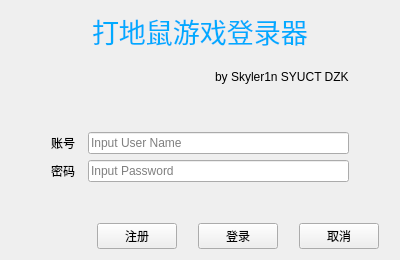
<?xml version="1.0" encoding="UTF-8"?>
<ui version="4.0">
 <class>Login</class>
 <widget class="QWidget" name="Login">
  <property name="geometry">
   <rect>
    <x>0</x>
    <y>0</y>
    <width>400</width>
    <height>260</height>
   </rect>
  </property>
  <property name="windowTitle">
   <string>登录</string>
  </property>
  <layout class="QVBoxLayout" name="verticalLayout_2">
   <item>
    <layout class="QVBoxLayout" name="verticalLayout">
     <item>
      <layout class="QHBoxLayout" name="horizontalLayout_2">
       <item>
        <spacer name="horizontalSpacer">
         <property name="orientation">
          <enum>Qt::Orientation::Horizontal</enum>
         </property>
         <property name="sizeHint" stdset="0">
          <size>
           <width>40</width>
           <height>20</height>
          </size>
         </property>
        </spacer>
       </item>
       <item>
        <widget class="QLabel" name="label">
         <property name="font">
          <font>
           <family>黑体</family>
           <pointsize>20</pointsize>
           <strikeout>false</strikeout>
          </font>
         </property>
         <property name="styleSheet">
          <string notr="true">color: rgb(0, 170, 255)</string>
         </property>
         <property name="text">
          <string>打地鼠游戏登录器</string>
         </property>
        </widget>
       </item>
       <item>
        <spacer name="horizontalSpacer_2">
         <property name="orientation">
          <enum>Qt::Orientation::Horizontal</enum>
         </property>
         <property name="sizeHint" stdset="0">
          <size>
           <width>40</width>
           <height>20</height>
          </size>
         </property>
        </spacer>
       </item>
      </layout>
     </item>
     <item>
      <layout class="QHBoxLayout" name="horizontalLayout_4">
       <property name="spacing">
        <number>2</number>
       </property>
       <item>
        <spacer name="horizontalSpacer_9">
         <property name="orientation">
          <enum>Qt::Orientation::Horizontal</enum>
         </property>
         <property name="sizeHint" stdset="0">
          <size>
           <width>20</width>
           <height>9</height>
          </size>
         </property>
        </spacer>
       </item>
       <item>
        <widget class="QLabel" name="label_4">
         <property name="text">
          <string>by Skyler1n SYUCT DZK</string>
         </property>
        </widget>
       </item>
       <item>
        <spacer name="horizontalSpacer_10">
         <property name="orientation">
          <enum>Qt::Orientation::Horizontal</enum>
         </property>
         <property name="sizeType">
          <enum>QSizePolicy::Policy::Minimum</enum>
         </property>
         <property name="sizeHint" stdset="0">
          <size>
           <width>40</width>
           <height>9</height>
          </size>
         </property>
        </spacer>
       </item>
      </layout>
     </item>
    </layout>
   </item>
   <item>
    <spacer name="verticalSpacer">
     <property name="orientation">
      <enum>Qt::Orientation::Vertical</enum>
     </property>
     <property name="sizeType">
      <enum>QSizePolicy::Policy::Fixed</enum>
     </property>
     <property name="sizeHint" stdset="0">
      <size>
       <width>20</width>
       <height>30</height>
      </size>
     </property>
    </spacer>
   </item>
   <item>
    <layout class="QHBoxLayout" name="horizontalLayout_3">
     <item>
      <spacer name="horizontalSpacer_5">
       <property name="orientation">
        <enum>Qt::Orientation::Horizontal</enum>
       </property>
       <property name="sizeType">
        <enum>QSizePolicy::Policy::Minimum</enum>
       </property>
       <property name="sizeHint" stdset="0">
        <size>
         <width>40</width>
         <height>20</height>
        </size>
       </property>
      </spacer>
     </item>
     <item>
      <layout class="QFormLayout" name="formLayout">
       <item row="0" column="0">
        <widget class="QLabel" name="label_2">
         <property name="text">
          <string>账号  </string>
         </property>
        </widget>
       </item>
       <item row="0" column="1">
        <widget class="QLineEdit" name="lineEdit">
         <property name="placeholderText">
          <string>Input User Name</string>
         </property>
        </widget>
       </item>
       <item row="1" column="0">
        <widget class="QLabel" name="label_3">
         <property name="text">
          <string>密码  </string>
         </property>
        </widget>
       </item>
       <item row="1" column="1">
        <widget class="QLineEdit" name="lineEdit_2">
         <property name="echoMode">
          <enum>QLineEdit::EchoMode::Password</enum>
         </property>
         <property name="placeholderText">
          <string>Input Password</string>
         </property>
        </widget>
       </item>
      </layout>
     </item>
     <item>
      <spacer name="horizontalSpacer_6">
       <property name="orientation">
        <enum>Qt::Orientation::Horizontal</enum>
       </property>
       <property name="sizeType">
        <enum>QSizePolicy::Policy::Minimum</enum>
       </property>
       <property name="sizeHint" stdset="0">
        <size>
         <width>40</width>
         <height>20</height>
        </size>
       </property>
      </spacer>
     </item>
    </layout>
   </item>
   <item>
    <layout class="QHBoxLayout" name="horizontalLayout">
     <item>
      <spacer name="horizontalSpacer_3">
       <property name="orientation">
        <enum>Qt::Orientation::Horizontal</enum>
       </property>
       <property name="sizeHint" stdset="0">
        <size>
         <width>40</width>
         <height>20</height>
        </size>
       </property>
      </spacer>
     </item>
     <item>
      <widget class="QPushButton" name="SignUpButton">
       <property name="text">
        <string>注册</string>
       </property>
      </widget>
     </item>
     <item>
      <spacer name="horizontalSpacer_8">
       <property name="orientation">
        <enum>Qt::Orientation::Horizontal</enum>
       </property>
       <property name="sizeType">
        <enum>QSizePolicy::Policy::Fixed</enum>
       </property>
       <property name="sizeHint" stdset="0">
        <size>
         <width>15</width>
         <height>20</height>
        </size>
       </property>
      </spacer>
     </item>
     <item>
      <widget class="QPushButton" name="LoginButton">
       <property name="text">
        <string>登录</string>
       </property>
      </widget>
     </item>
     <item>
      <spacer name="horizontalSpacer_7">
       <property name="orientation">
        <enum>Qt::Orientation::Horizontal</enum>
       </property>
       <property name="sizeType">
        <enum>QSizePolicy::Policy::Fixed</enum>
       </property>
       <property name="sizeHint" stdset="0">
        <size>
         <width>15</width>
         <height>20</height>
        </size>
       </property>
      </spacer>
     </item>
     <item>
      <widget class="QPushButton" name="CancelButton">
       <property name="text">
        <string>取消</string>
       </property>
      </widget>
     </item>
     <item>
      <spacer name="horizontalSpacer_4">
       <property name="orientation">
        <enum>Qt::Orientation::Horizontal</enum>
       </property>
       <property name="sizeType">
        <enum>QSizePolicy::Policy::Fixed</enum>
       </property>
       <property name="sizeHint" stdset="0">
        <size>
         <width>10</width>
         <height>20</height>
        </size>
       </property>
      </spacer>
     </item>
    </layout>
   </item>
  </layout>
 </widget>
 <resources/>
 <connections/>
</ui>
